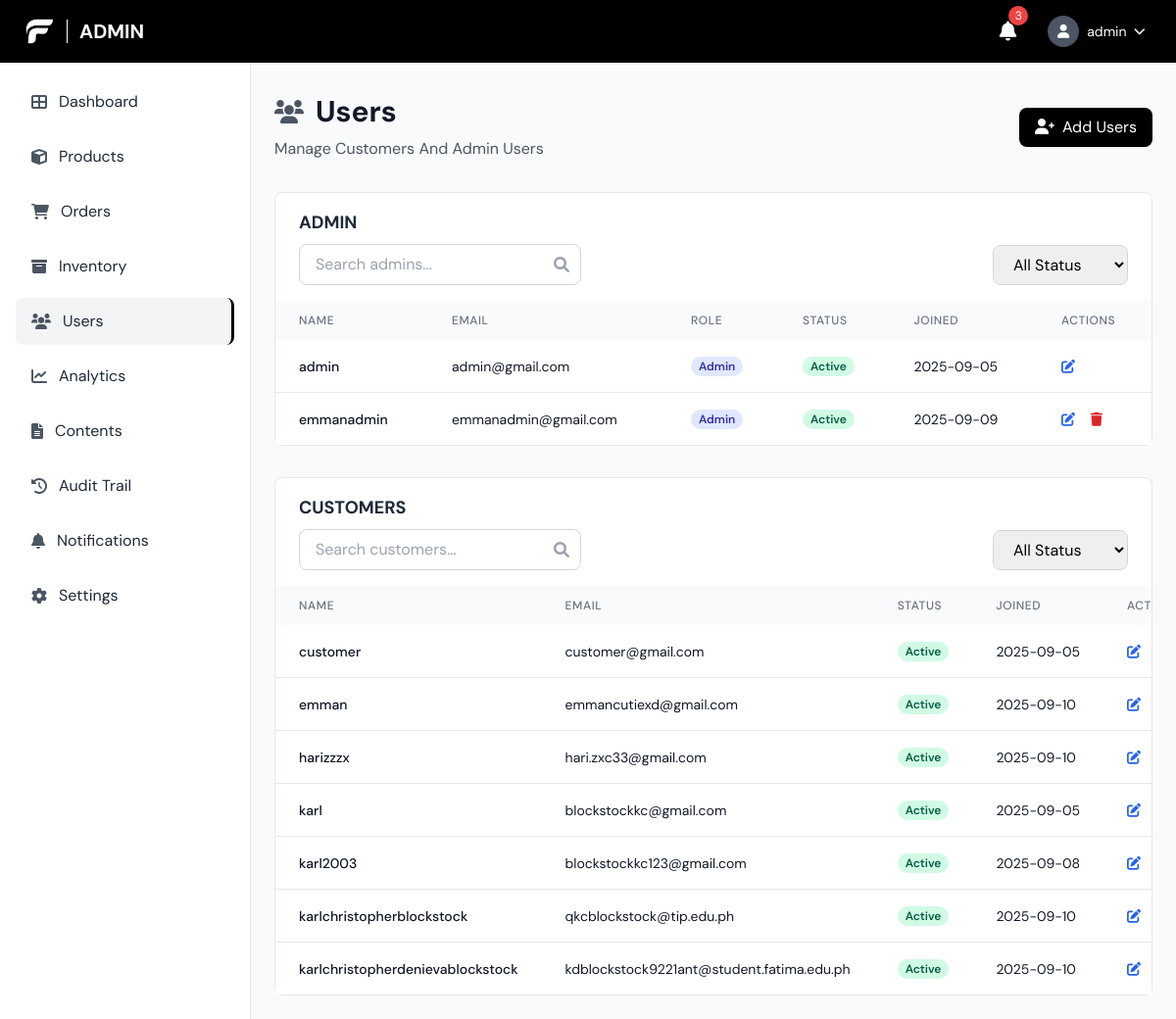
/admin/users.php (signed in), run on an earlier commit of the app's database.
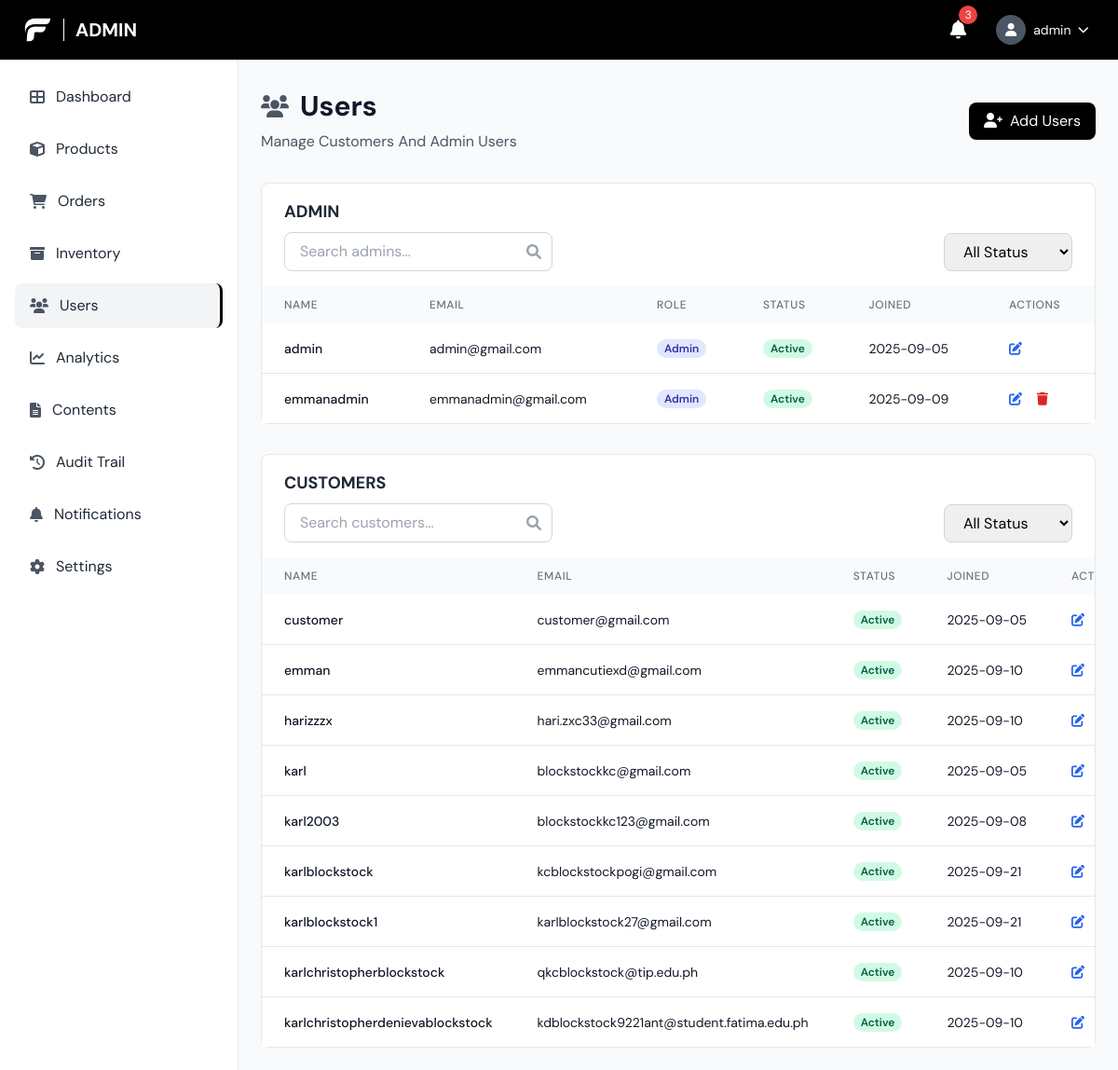
And on a later commit of the database.
### tables this page shows
CREATE TABLE `users` (
  `user_id` bigint(20) UNSIGNED NOT NULL,
  `username` varchar(100) NOT NULL,
  `email` varchar(150) NOT NULL,
  `password_hash` varchar(255) DEFAULT NULL,
  `google_id` varchar(255) DEFAULT NULL,
  `role` enum('admin','manager','staff','customer') NOT NULL DEFAULT 'customer',
  `status` enum('active','inactive','suspended') NOT NULL DEFAULT 'active',
  `created_at` timestamp NOT NULL DEFAULT current_timestamp(),
  `updated_at` timestamp NOT NULL DEFAULT current_timestamp() ON UPDATE current_timestamp(),
  `last_login` timestamp NULL DEFAULT NULL
);

### admin/users.php (the view, shortened to what the changed rows need)
<?php
$pdo = getDBConnection();
$isAdmin = isset($_SESSION['role']) && $_SESSION['role'] === 'admin';
$adminConds = ["role IN ('admin','manager','staff')"];
$adminParams = [];
$adminWhere = 'WHERE ' . implode(' AND ', $adminConds);
$adminSql = "SELECT user_id, username, email, role, status, created_at FROM users $adminWhere ORDER BY FIELD(role,'admin','manager','staff'), username";
$adminStmt = $pdo->prepare($adminSql);
$adminStmt->execute($adminParams);
$admins = $adminStmt->fetchAll();
$custConds = ["role = 'customer'"];
$custParams = [];
$custWhere = 'WHERE ' . implode(' AND ', $custConds);
$custSql = "SELECT user_id, username, email, role, status, created_at FROM users $custWhere ORDER BY username";
$custStmt = $pdo->prepare($custSql);
$custStmt->execute($custParams);
$customers = $custStmt->fetchAll();
?>
<!DOCTYPE html>
<html lang="en">
<head>
    <script src="https://cdn.tailwindcss.com"></script>
    <link href="https://cdnjs.cloudflare.com/ajax/libs/font-awesome/6.0.0/css/all.min.css" rel="stylesheet">
    <link rel="stylesheet" href="../css/style.css">
</head>
<body class="font-body bg-gray-50">
    <header class="bg-black text-white fixed top-0 left-0 right-0 z-50 h-16 flex items-center justify-between px-6">
        <div class="flex items-center space-x-3">
            <h1 class="text-xl font-bold uppercase">Admin</h1>
        </div>
    </header>
    <main class="ml-64 pt-24 pb-6 px-6">
        <div class="mb-8">
            <div class="flex items-center justify-between">
                <div>
                    <div class="flex items-center space-x-3 mb-2"><i class="fas fa-users text-2xl text-gray-600"></i><h1 class="text-3xl font-bold text-gray-900">Users</h1></div>
                </div>
            </div>
        </div>
        <div class="bg-white rounded-lg border border-gray-200 mb-8">
            <div class="overflow-x-auto">
                <table class="w-full">
                    <thead class="bg-gray-50"><tr>
                        <th class="px-6 py-3 text-left text-xs font-medium text-gray-500 uppercase tracking-wider">Name</th>
                        <th class="px-6 py-3 text-left text-xs font-medium text-gray-500 uppercase tracking-wider">Email</th>
                        <th class="px-6 py-3 text-left text-xs font-medium text-gray-500 uppercase tracking-wider">Role</th>
                        <th class="px-6 py-3 text-left text-xs font-medium text-gray-500 uppercase tracking-wider">Status</th>
                        <th class="px-6 py-3 text-left text-xs font-medium text-gray-500 uppercase tracking-wider">Joined</th>
                        <th class="px-6 py-3 text-left text-xs font-medium text-gray-500 uppercase tracking-wider">Actions</th>
                    </tr></thead>
                    <tbody class="bg-white divide-y divide-gray-200">
                    <?php if (empty($admins)): ?>
                        <tr><td colspan="6" class="px-6 py-12 text-center text-gray-500"><i class="fas fa-users text-4xl mb-4"></i><p>No admin/staff accounts</p></td></tr>
                    <?php else: foreach ($admins as $u): ?>
                        <tr class="hover:bg-gray-50">
                            <td class="px-6 py-4 whitespace-nowrap text-sm font-medium text-gray-900"><?php echo htmlspecialchars($u['username']); ?></td>
                            <td class="px-6 py-4 whitespace-nowrap text-sm text-gray-900"><?php echo htmlspecialchars($u['email']); ?></td>
                            <td class="px-6 py-4 whitespace-nowrap text-sm">
                                <?php if (in_array($u['role'], ['admin','manager','staff'])): ?>
                                    <span class="badge badge-admin"><?php echo htmlspecialchars(ucfirst($u['role'])); ?></span>
                                <?php else: ?>
                                    <span class="badge badge-customer">Customer</span>
                                <?php endif; ?>
                            </td>
                            <td class="px-6 py-4 whitespace-nowrap text-sm">
                                <?php if ($u['status'] === 'active'): ?>
                                    <span class="badge badge-active">Active</span>
                                <?php else: ?>
                                    <span class="badge badge-suspended"><?php echo htmlspecialchars(ucfirst($u['status'])); ?></span>
                                <?php endif; ?>
                            </td>
                            <td class="px-6 py-4 whitespace-nowrap text-sm text-gray-900"><?php echo date('Y-m-d', strtotime($u['created_at'])); ?></td>
                            <td class="px-6 py-4 whitespace-nowrap text-sm font-medium">
                                <button class="text-blue-600 hover:text-blue-900" onclick="openEdit(<?php echo $u['user_id']; ?>,'<?php echo htmlspecialchars($u['username'], ENT_QUOTES); ?>','<?php echo htmlspecialchars($u['email'], ENT_QUOTES); ?>','<?php echo $u['role']; ?>','<?php echo $u['status']; ?>')"><i class="fas fa-edit"></i></button>
                                <?php if ($isAdmin && in_array($u['role'], ['admin','manager','staff']) && intval($u['user_id']) !== intval($_SESSION['user_id'])): ?>
                                <button class="text-red-600 hover:text-red-900 ml-3" onclick="confirmDelete(<?php echo $u['user_id']; ?>)"><i class="fas fa-trash"></i></button>
                                <?php endif; ?>
                            </td>
                        </tr>
                    <?php endforeach; endif; ?>
                    </tbody>
                </table>
            </div>
        </div>
        <div class="bg-white rounded-lg border border-gray-200">
            <div class="overflow-x-auto">
                <table class="w-full">
                    <thead class="bg-gray-50"><tr>
                        <th class="px-6 py-3 text-left text-xs font-medium text-gray-500 uppercase tracking-wider">Name</th>
                        <th class="px-6 py-3 text-left text-xs font-medium text-gray-500 uppercase tracking-wider">Email</th>
                        <th class="px-6 py-3 text-left text-xs font-medium text-gray-500 uppercase tracking-wider">Status</th>
                        <th class="px-6 py-3 text-left text-xs font-medium text-gray-500 uppercase tracking-wider">Joined</th>
                        <th class="px-6 py-3 text-left text-xs font-medium text-gray-500 uppercase tracking-wider">Actions</th>
                    </tr></thead>
                    <tbody class="bg-white divide-y divide-gray-200">
                    <?php if (empty($customers)): ?>
                        <tr><td colspan="5" class="px-6 py-12 text-center text-gray-500"><i class="fas fa-user text-4xl mb-4"></i><p>No customers found</p></td></tr>
                    <?php else: foreach ($customers as $u): ?>
                        <tr class="hover:bg-gray-50">
                            <td class="px-6 py-4 whitespace-nowrap text-sm font-medium text-gray-900"><?php echo htmlspecialchars($u['username']); ?></td>
                            <td class="px-6 py-4 whitespace-nowrap text-sm text-gray-900"><?php echo htmlspecialchars($u['email']); ?></td>
                            <td class="px-6 py-4 whitespace-nowrap text-sm">
                                <?php if ($u['status'] === 'active'): ?>
                                    <span class="badge badge-active">Active</span>
                                <?php else: ?>
                                    <span class="badge badge-suspended"><?php echo htmlspecialchars(ucfirst($u['status'])); ?></span>
                                <?php endif; ?>
                            </td>
                            <td class="px-6 py-4 whitespace-nowrap text-sm text-gray-900"><?php echo date('Y-m-d', strtotime($u['created_at'])); ?></td>
                            <td class="px-6 py-4 whitespace-nowrap text-sm font-medium">
                                <button class="text-blue-600 hover:text-blue-900" onclick="openEdit(<?php echo $u['user_id']; ?>,'<?php echo htmlspecialchars($u['username'], ENT_QUOTES); ?>','<?php echo htmlspecialchars($u['email'], ENT_QUOTES); ?>','customer','<?php echo $u['status']; ?>')"><i class="fas fa-edit"></i></button>
                            </td>
                        </tr>
                    <?php endforeach; endif; ?>
                    </tbody>
                </table>
            </div>
        </div>
    </main>
</body>
</html>

What changed in the data, as far as the page shows it:
added users: username "karlblockstock", email "kcblockstockpogi@gmail.com", status "Active", created_at "2025-09-21", shown under "CUSTOMERS"
added users: username "karlblockstock1", email "karlblockstock27@gmail.com", status "Active", created_at "2025-09-21", shown under "CUSTOMERS"
